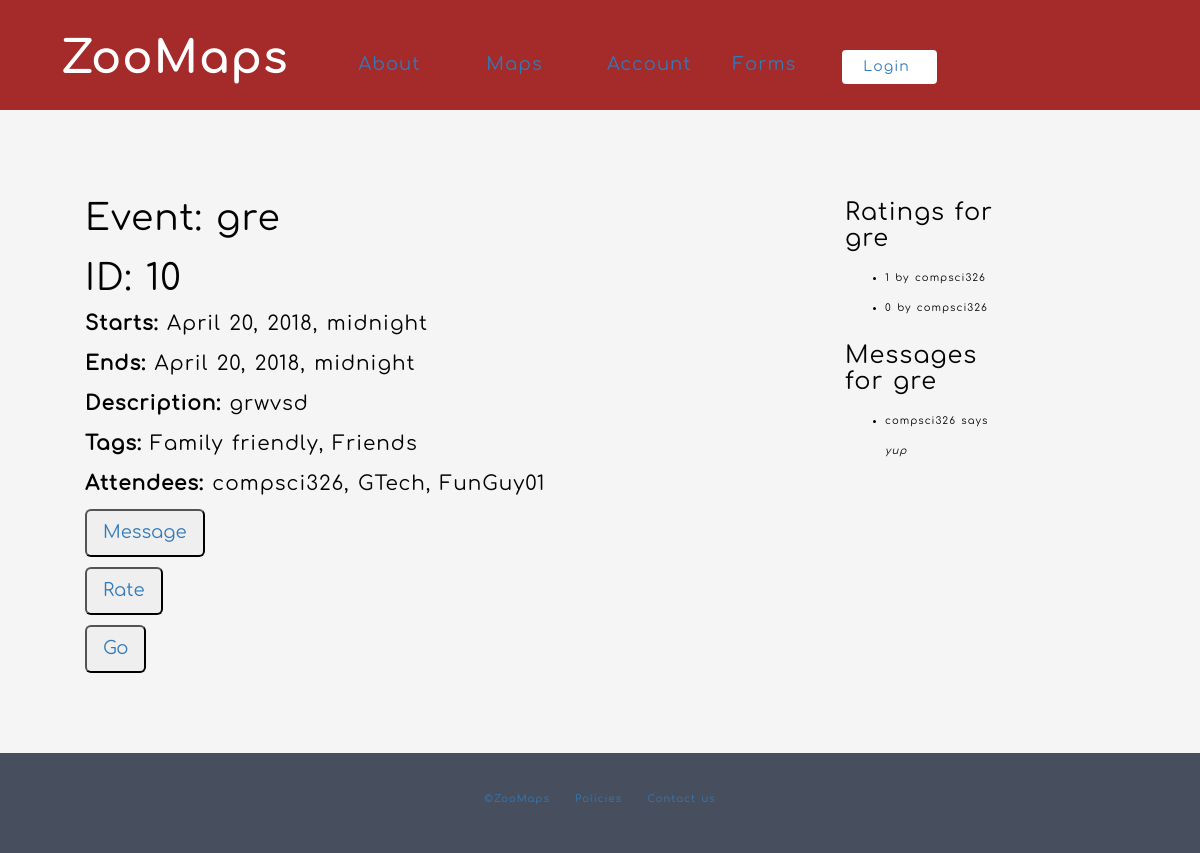
/ZooMaps/event/10, run on the app's committed database.
### ZooMaps/models.py (models this page shows, shortened)
class Event(models.Model):
    name = models.CharField(max_length=20, help_text="Enter the name of the Event")
    startDate = models.DateTimeField(blank=True, null=True)
    endDate = models.DateTimeField(null=True, blank=True)
    description = models.TextField(max_length=1000, help_text='Enter a brief description of the Event')
    emoji= models.CharField(max_length=20, help_text="Enter the emojis of the Event");
    latitude = models.FloatField();
    longitude = models.FloatField();
    tags = models.ManyToManyField(Tag, help_text='Select your favorite tags for the Event')
    attendees = models.ManyToManyField(User, help_text='Users going to your Event')
    class Meta:
    	ordering = ['startDate']

class Tag(models.Model):
    tagName = models.CharField(max_length=200, help_text="Enter a tag")
    def __str__(self):
        return self.tagName

class RatingEvent(models.Model):
    username = models.ForeignKey(User, on_delete=models.SET_NULL, null=True)
    event = models.ForeignKey(Event, on_delete=models.SET_NULL, null=True)
    rating = models.IntegerField(default=0,validators=[MaxValueValidator(1), MinValueValidator(-1)])
    date = models.DateTimeField(blank=False, null=False,default = datetime.now)

class MessageEvent(models.Model):
    username = models.ForeignKey(User, on_delete=models.SET_NULL, null=True)
    event = models.ForeignKey(Event, on_delete=models.SET_NULL, null=True)
    comment = models.TextField(max_length=1000, help_text='Enter a brief message for the otehr users interested in the event')
    date = models.DateTimeField(blank=False, null=False,default = datetime.now)

### ZooMaps/views.py (the view)
# urls.py: path('event/<int:pk>', views.EventDetailView.as_view(), name='event-detail'),
class EventDetailView(generic.DetailView):
	model = Event
	def get_context_data(self, **kwargs):
		context = super().get_context_data(**kwargs)
		context['event'] = self.object
		context['rating_list'] = RatingEvent.objects.filter(event=self.object)
		context['message_list'] = MessageEvent.objects.filter(event=self.object)
		return context

### ZooMaps/templates/ZooMaps/event_detail.html
{% extends "base_generic.html" %}
{% block main %}
<div class="col-md-8 main">
  <h1>Event: {{ event.name }}</h1>
  <h1>ID: {{ event.id }}</h1>
  <p><strong>Starts: </strong>{{ event.startDate }}</p>
  <p><strong>Ends: </strong> {{ event.endDate }}</p>
  <p><strong>Description: </strong> {{ event.description }}</p>
  <p><strong>Tags: </strong> {% for tag in event.tags.all %} {{ tag }}{% if not forloop.last %}, {% endif %}{% endfor %}</p>
  <p><strong>Attendees: </strong> {% for attendee in event.attendees.all %} {{ attendee }}{% if not forloop.last %}, {% endif %}{% endfor %}</p>
  <p><button type="button" class="btn-lg"><a href="{% url 'message-event' event.id %}">Message</a></button></p>
  <p><button type="button" class="btn-lg"><a href="{% url 'rate-event' event.id %}">Rate</a></button></p>
  	<p>{% if user in event.attendees.all %}
  		You are going
  		<p><button type="button" class="btn-lg"><a href="{% url 'unattend-event' event.id %}">Ungo</a></button></p>
  	{% else %}
  	<p><button type="button" class="btn-lg"><a href="{% url 'attend-event' event.id %}">Go</a></button></p>
  	{% endif %}</p>
</div>
{% endblock %}
{% block rightbar %}
<div class="col-md-2 right">
	<h3>Ratings for {{ object.name }}</h3>
	<ul>
		{% if rating_list %}
			{% for rating in rating_list %}
				<li>{{ rating.rating }} by {{ rating.username.username }}</li>
			{% endfor %}
		{% else %}
			<li>There is no rating yet for this event.</li>
		{% endif %}
	</ul>
	<h3>Messages for {{ object.name }}</h3>
	<ul>
		{% if message_list %}
			{% for message in message_list %}
				<li>{{ message.username.username }} says<br> <i> {{ message.comment }} </i></li>
			{% endfor %}
		{% else %}
			<li>There is no message yet for this event.</li>
		{% endif %}
	</ul>
</div>
{% endblock %}

### ZooMaps/static/ZooMaps/css/styles.css (style rules this page uses)
html { position: relative; min-height: 100%; }
body { font-family:"comfortaaregular"; background-color: #f5f5f5; color: #ffffff; font-size: 10px; line-height: 30px; letter-spacing: 1px; word-spacing: 1.5px; margin: 0 0 100px; }
.main { font-size: 20px; margin-left:40px; }
.right { height: 400px; width : 180px; overflow-y: auto; }

### data on the page
Event: name "gre", id "10", startDate "April 20, 2018, midnight", endDate "April 20, 2018, midnight", description "grwvsd"
Tag: tagName "Family friendly"
Tag: tagName "Friends"
RatingEvent: rating "1", username.username "compsci326"
RatingEvent: rating "0", username.username "compsci326"
MessageEvent: username.username "compsci326", comment "yup"

### other printed values
{{ attendee }} "compsci326"
{{ attendee }} "GTech"
{{ attendee }} "FunGuy01"
